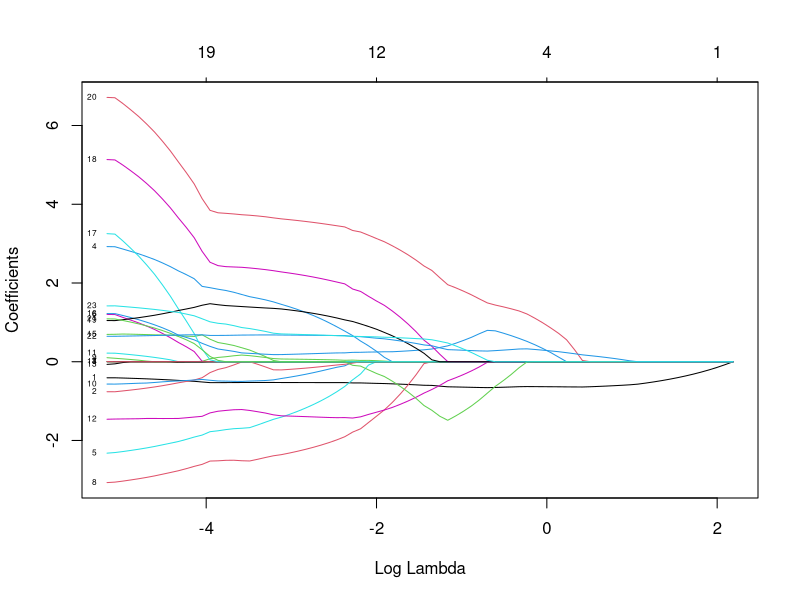
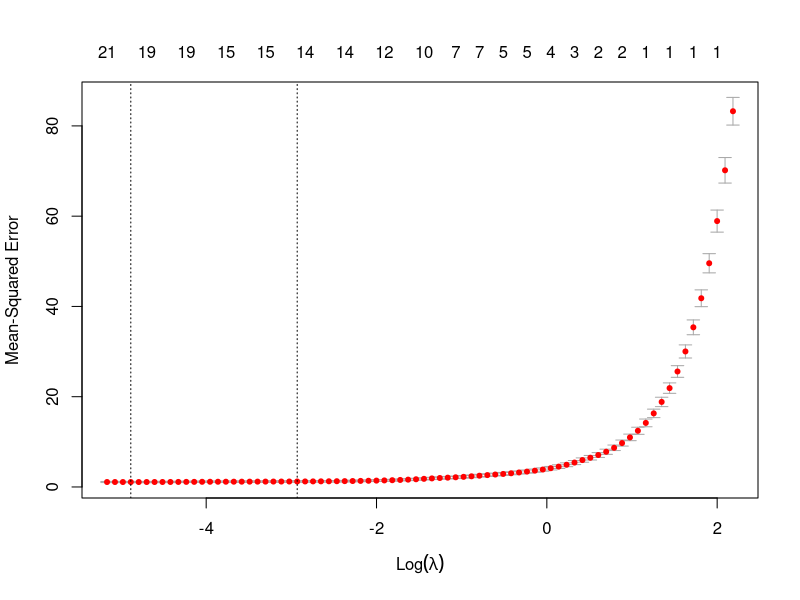
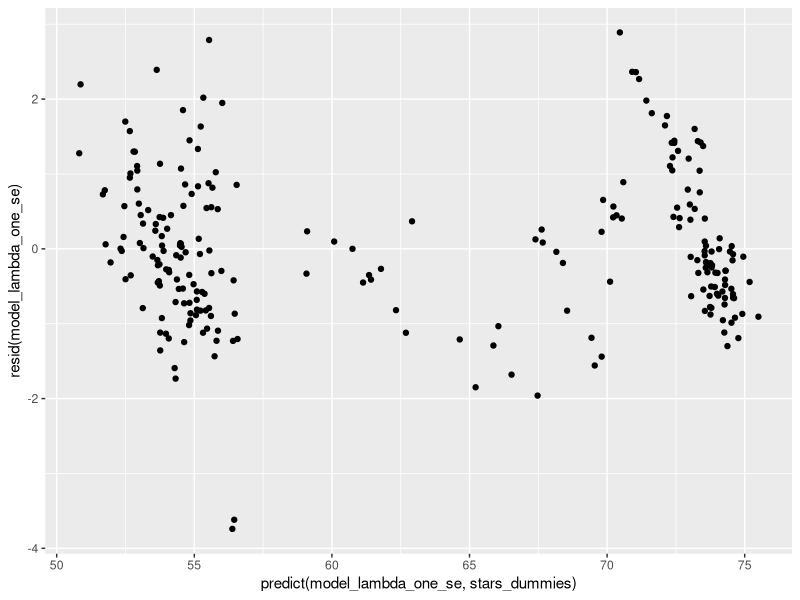
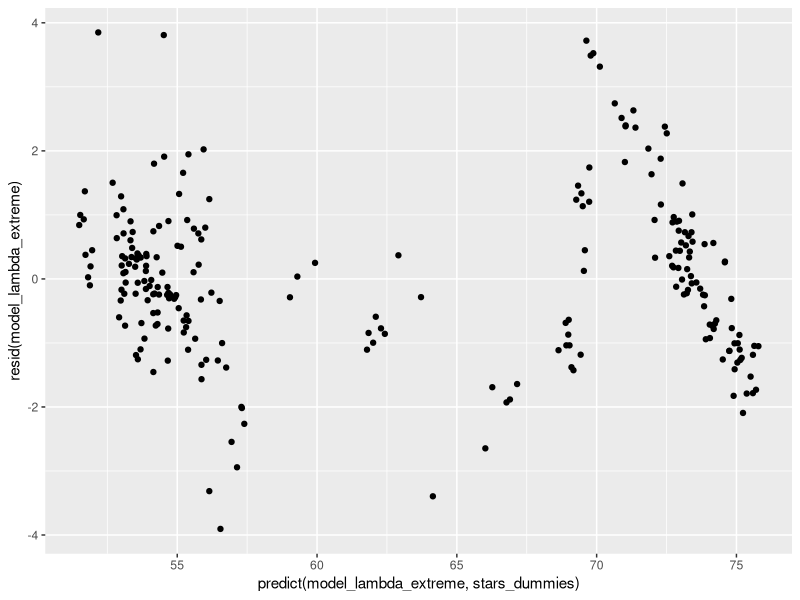

Here is the R script that generated these plots, in order:
library(tidyverse)
library(glmnet)
library(caret)

# Set a seed to replicate results
set.seed(6021)

# Set working directory to correct file path
setwd("~/Documents/MSDS/DS6021/uva-ds6021-final-project/")

# Read in the data-set. Drop the first column
stars <- read.csv('Data/Stars_clean_a.csv')
stars <- stars %>% select(Temperature, L, R, A_M, Color, Spectral_Class, Type)
stars <- stars %>% mutate(log_L = log(L), log_R=log(R), log_Temp=log(Temperature))
dummies <- dummyVars('~.', data=stars)
stars_dummies <- data.frame(predict(dummies, newdata=stars))
View(stars_dummies)

# get the design matrix and Y vector
X <- model.matrix(log_L~0+.-L-R-Temperature, data=stars)
Y <- stars$log_L

# Run LASSO regression for feature selection
lasso <- glmnet(x=X, y=Y, alpha=1, family='gaussian')
plot(lasso, label=T, xvar='lambda')

# Use k-fold CV to get the ideal lambda value
kcv_lambda <- cv.glmnet(x=X, y=Y, alpha=1, nfolds=10)
print(paste('lambda.min:', kcv_lambda$lambda.min))
print(paste('lambda.1se:', kcv_lambda$lambda.1se))

# print the coefficients that exist at the lambda.min
coef(kcv_lambda, s=kcv_lambda$lambda.min)

# print the coefficients that exist in the lambda.1se
coef(kcv_lambda, s=kcv_lambda$lambda.1se)

# print the coefficients for a more extreme lambda
lambda_extreme = 0.1353353
coef(kcv_lambda, s=lambda_extreme)

# create plot of lambdas from k-fold cv
plot(kcv_lambda, label=T, xvar='lambda')

# create a model with the predictors present with lambda.min

# Temperature         2.014603e+27
# R                   1.962654e+19
# A_M                 .           
# ColorBlue          -1.524688e+31
# ColorBlue-White     .           
# ColorOrange         1.080312e+32
# ColorOrange-Red     .           
# ColorRed           -1.781286e+31
# ColorWhite          1.398875e+31
# ColorYellow         .           
# ColorYellow-Orange  1.312005e+31
# ColorYellow-White   1.439331e+31
# Spectral_ClassB    -6.962318e+30
# Spectral_ClassF    -9.961080e+30
# Spectral_ClassG    -1.066636e+31
# Spectral_ClassK     1.165961e+31
# Spectral_ClassM    -7.694310e+30
# Spectral_ClassO     1.935197e+31
# TypeHyper Giants    6.619715e+31
# TypeMain Sequence  -3.977143e+31
# TypeRed Dwarf       .           
# TypeSuper Giants    6.819637e+31
# TypeWhite Dwarf    -3.998087e+31

model_lambda_min_predictors = lm(L~.--A_M-ColorBlue.White-ColorOrange.Red-ColorYellow-TypeRed.Dwarf, data=stars_dummies)
predictions <- predict(model_lambda_min_predictors, stars_dummies)
resid(model_lambda_min_predictors)
summary(model_lambda_min_predictors)

# A_M                -0.52898010
# ColorBlue           .         
# ColorBlue-White     0.06413317
# ColorOrange         1.33013889
# ColorOrange-Red    -1.26373562
# ColorRed            .         
# ColorWhite          .         
# ColorYellow        -2.27606050
# ColorYellow-Orange  .         
# ColorYellow-White  -0.35958904
# Spectral_ClassB     .         
# Spectral_ClassF    -1.38683631
# Spectral_ClassG     .         
# Spectral_ClassK    -0.17994256
# Spectral_ClassM     .         
# Spectral_ClassO     0.19290708
# TypeHyper Giants    .         
# TypeMain Sequence   2.22240897
# TypeRed Dwarf       1.29077358
# TypeSuper Giants    3.58772248
# TypeWhite Dwarf     .         
# log_R               0.67454301
# log_Temp            0.69531489 

model_lambda_one_se <- lm(log_L~.-TypeWhite.Dwarf-TypeHyper.Giants-Spectral_ClassM-Spectral_ClassG-Spectral_ClassB-ColorYellow.Orange-ColorWhite-ColorRed-ColorBlue-L-R-Temperature, data=stars_dummies)
ggplot(mapping=aes(x=predict(model_lambda_one_se, stars_dummies), y=resid(model_lambda_one_se))) +
  geom_point()
summary(model_lambda_one_se)

# A_M                -0.5499706
# ColorBlue           .        
# ColorBlue-White     0.0263492
# ColorOrange         0.2644727
# ColorOrange-Red     .        
# ColorRed            .        
# ColorWhite          .        
# ColorYellow        -1.3835943
# ColorYellow-Orange  .        
# ColorYellow-White   .        
# Spectral_ClassB     .        
# Spectral_ClassF    -1.2819090
# Spectral_ClassG     .        
# Spectral_ClassK     .        
# Spectral_ClassM     .        
# Spectral_ClassO     0.2476681
# TypeHyper Giants    .        
# TypeMain Sequence   1.5417829
# TypeRed Dwarf       0.8252365
# TypeSuper Giants    3.1285907
# TypeWhite Dwarf    -0.2979259
# log_R               0.5979357
# log_Temp            0.6305876

# started with all non-zero coefficients from above after increasing the lambda value. Removed A_M because of collinearity issues.
# Then removed all other predictors with a large p-value as per the principal of parsimony until everything had a significant p-value
# and all VIF values were appropriate.

model_lambda_extreme <- lm(log_L~ColorYellow+Spectral_ClassF+TypeMain.Sequence+TypeSuper.Giants+TypeWhite.Dwarf+log_R+log_Temp, data=stars_dummies)
ggplot(mapping=aes(x=predict(model_lambda_extreme, stars_dummies), y=resid(model_lambda_extreme))) +
  geom_point()

summary(model_lambda_extreme)
car::vif(model_lambda_extreme)
